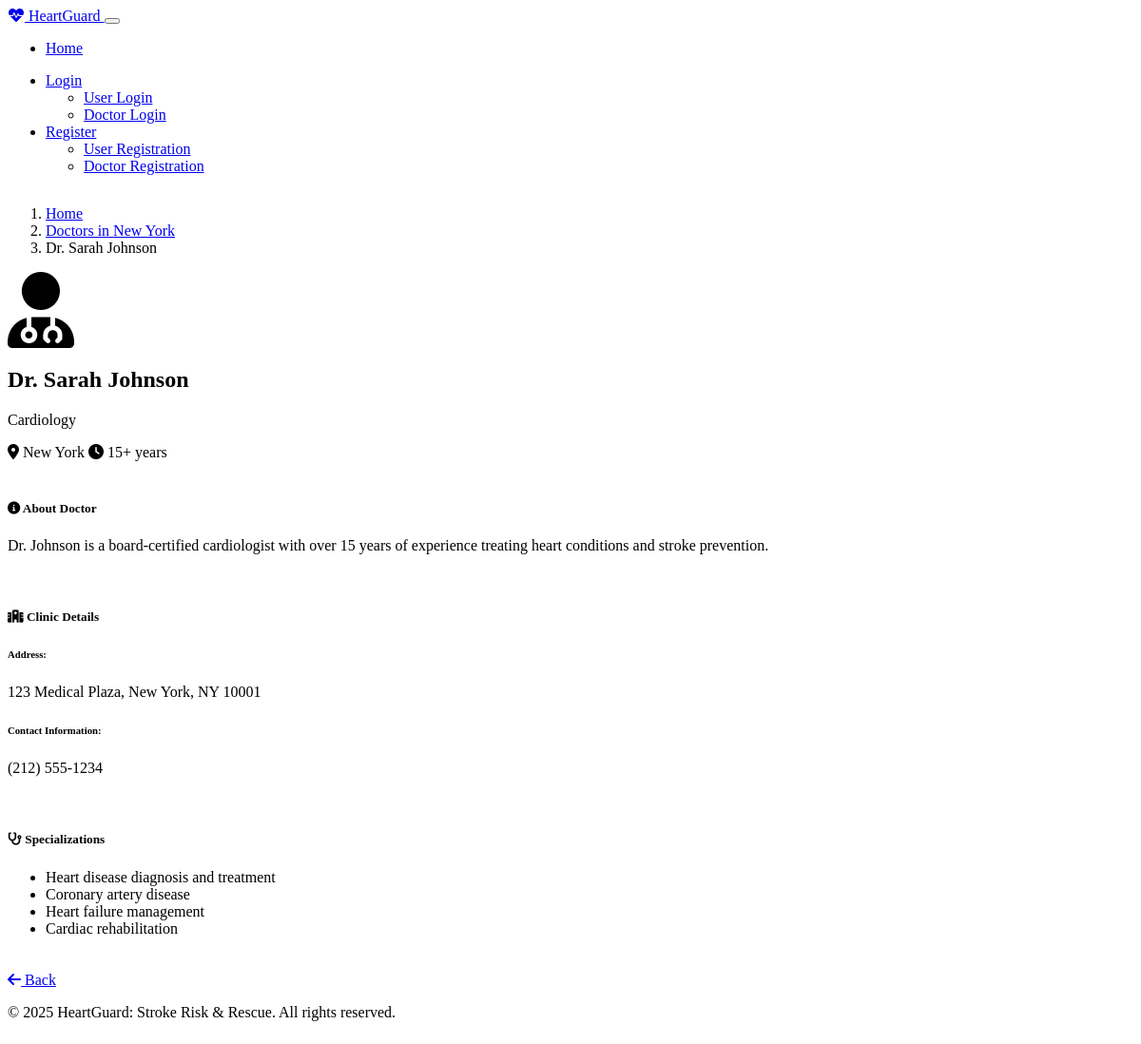
The app's page /doctor/profile/1 with its own data.
### models.py (models this page shows, shortened)
class Doctor(UserMixin, db.Model):
    id = db.Column(db.Integer, primary_key=True)
    email = db.Column(db.String(120), unique=True, nullable=False)
    password_hash = db.Column(db.String(256), nullable=False)
    name = db.Column(db.String(100), nullable=False)
    location = db.Column(db.String(100), nullable=False)
    specialty = db.Column(db.String(100), nullable=False)
    about = db.Column(db.Text, nullable=True)
    experience = db.Column(db.String(100), nullable=True)
    clinic_address = db.Column(db.String(200), nullable=True)
    contact_info = db.Column(db.String(100), nullable=True)
    created_at = db.Column(db.DateTime, default=datetime.utcnow)

### routes.py (the view)
@app.route('/doctor/profile/<int:doctor_id>')
def doctor_profile(doctor_id):
    doctor = Doctor.query.get_or_404(doctor_id)
    cities = City.query.all()
    return render_template('doctor_profile.html', doctor=doctor, cities=cities)

### templates/doctor_profile.html
{% extends 'base.html' %}
{% block content %}
<div class="container py-4">
    <nav aria-label="breadcrumb">
        <ol class="breadcrumb">
            <li class="breadcrumb-item"><a href="{{ url_for('index') }}">Home</a></li>
            <li class="breadcrumb-item"><a href="{{ url_for('doctors_by_location', location=doctor.location) }}">Doctors in {{ doctor.location }}</a></li>
            <li class="breadcrumb-item active" aria-current="page">{{ doctor.name }}</li>
        </ol>
    </nav>
    <div class="row">
        <div class="col-md-4 mb-4">
            <div class="card shadow-sm">
                <div class="card-body text-center">
                    <div class="mb-3">
                        <i class="fas fa-user-md fa-5x text-primary"></i>
                    </div>
                    <h2 class="card-title">{{ doctor.name }}</h2>
                    <p class="card-text text-muted">{{ doctor.specialty }}</p>
                    <div class="d-flex justify-content-center mb-3">
                        <span class="badge bg-primary me-2">
                            <i class="fas fa-map-marker-alt me-1"></i>
                            {{ doctor.location }}
                        </span>
                        <span class="badge bg-secondary">
                            <i class="fas fa-clock me-1"></i>
                            {{ doctor.experience or 'Experience not specified' }}
                        </span>
                    </div>
                </div>
            </div>
        </div>
        <div class="col-md-8">
            <div class="card shadow-sm mb-4">
                <div class="card-header bg-primary text-white">
                    <h5 class="mb-0">
                        <i class="fas fa-info-circle me-2"></i>
                        About Doctor
                    </h5>
                </div>
                <div class="card-body">
                    {% if doctor.about %}
                        <p>{{ doctor.about }}</p>
                    {% else %}
                        <p class="text-muted">No additional information provided.</p>
                    {% endif %}
                </div>
            </div>
            <div class="card shadow-sm mb-4">
                <div class="card-header bg-primary text-white">
                    <h5 class="mb-0">
                        <i class="fas fa-hospital me-2"></i>
                        Clinic Details
                    </h5>
                </div>
                <div class="card-body">
                    <div class="row">
                        <div class="col-md-6">
                            <h6>Address:</h6>
                            <p>{{ doctor.clinic_address or 'Address not provided' }}</p>
                        </div>
                        <div class="col-md-6">
                            <h6>Contact Information:</h6>
                            <p>{{ doctor.contact_info or 'Contact information not provided' }}</p>
                        </div>
                    </div>
                </div>
            </div>
            <div class="card shadow-sm">
                <div class="card-header bg-primary text-white">
                    <h5 class="mb-0">
                        <i class="fas fa-stethoscope me-2"></i>
                        Specializations
                    </h5>
                </div>
                <div class="card-body">
                    <div class="row">
                        <div class="col-12">
                            <ul class="list-group list-group-flush">
                                {% if doctor.specialty == "Cardiology" %}
                                    <li class="list-group-item">Heart disease diagnosis and treatment</li>
                                    <li class="list-group-item">Coronary artery disease</li>
                                    <li class="list-group-item">Heart failure management</li>
                                    <li class="list-group-item">Cardiac rehabilitation</li>
                                {% elif doctor.specialty == "Neurology" %}
                                    <li class="list-group-item">Stroke diagnosis and treatment</li>
                                    <li class="list-group-item">Neurological disorders</li>
                                    <li class="list-group-item">Headache disorders</li>
                                    <li class="list-group-item">Movement disorders</li>
                                {% elif doctor.specialty == "Internal Medicine" %}
                                    <li class="list-group-item">Preventive medicine</li>
                                    <li class="list-group-item">Chronic disease management</li>
                                    <li class="list-group-item">Geriatric care</li>
                                    <li class="list-group-item">Comprehensive health assessments</li>
                                {% elif doctor.specialty == "Endocrinology" %}
                                    <li class="list-group-item">Diabetes management</li>
                                    <li class="list-group-item">Thyroid disorders</li>
                                    <li class="list-group-item">Metabolic disorders</li>
                                    <li class="list-group-item">Hormone imbalances</li>
                                {% elif doctor.specialty == "Family Medicine" %}
                                    <li class="list-group-item">Primary care for all ages</li>
                                    <li class="list-group-item">Preventive medicine</li>
                                    <li class="list-group-item">Women's health</li>
                                    <li class="list-group-item">Chronic disease management</li>
                                {% elif doctor.specialty == "Vascular Surgery" %}
                                    <li class="list-group-item">Vascular disease treatment</li>
                                    <li class="list-group-item">Aneurysm repair</li>
                                    <li class="list-group-item">Carotid artery disease</li>
                                    <li class="list-group-item">Deep vein thrombosis</li>
                                {% elif doctor.specialty == "Geriatric Medicine" %}
                                    <li class="list-group-item">Elderly care</li>
                                    <li class="list-group-item">Dementia management</li>
                                    <li class="list-group-item">Fall prevention</li>
                                    <li class="list-group-item">Medication management</li>
                                {% else %}
                                    <li class="list-group-item">{{ doctor.specialty }}</li>
                                {% endif %}
                            </ul>
                        </div>
                    </div>
                </div>
            </div>
        </div>
    </div>
    <div class="mt-4 text-center">
        <a href="javascript:history.back()" class="btn btn-outline-secondary">
            <i class="fas fa-arrow-left me-2"></i>
            Back
        </a>
    </div>
</div>
{% endblock %}

### static/css/styles.css (style rules this page uses)
body { min-height: 100vh; display: flex; flex-direction: column; }
.card { border-radius: 10px; overflow: hidden; margin-bottom: 20px; }
.card-header { font-weight: 500; }
.list-group-item { border-left: none; border-right: none; }

### records on screen
Doctor: location "New York", name "Dr. Sarah Johnson", specialty "Cardiology", experience "15+ years", about "Dr. Johnson is a board-certified cardiologist with over 15 years of experience treating heart conditions and stroke prevention.", clinic_address "123 Medical Plaza, New York, NY 10001", contact_info "(212) 555-1234"
